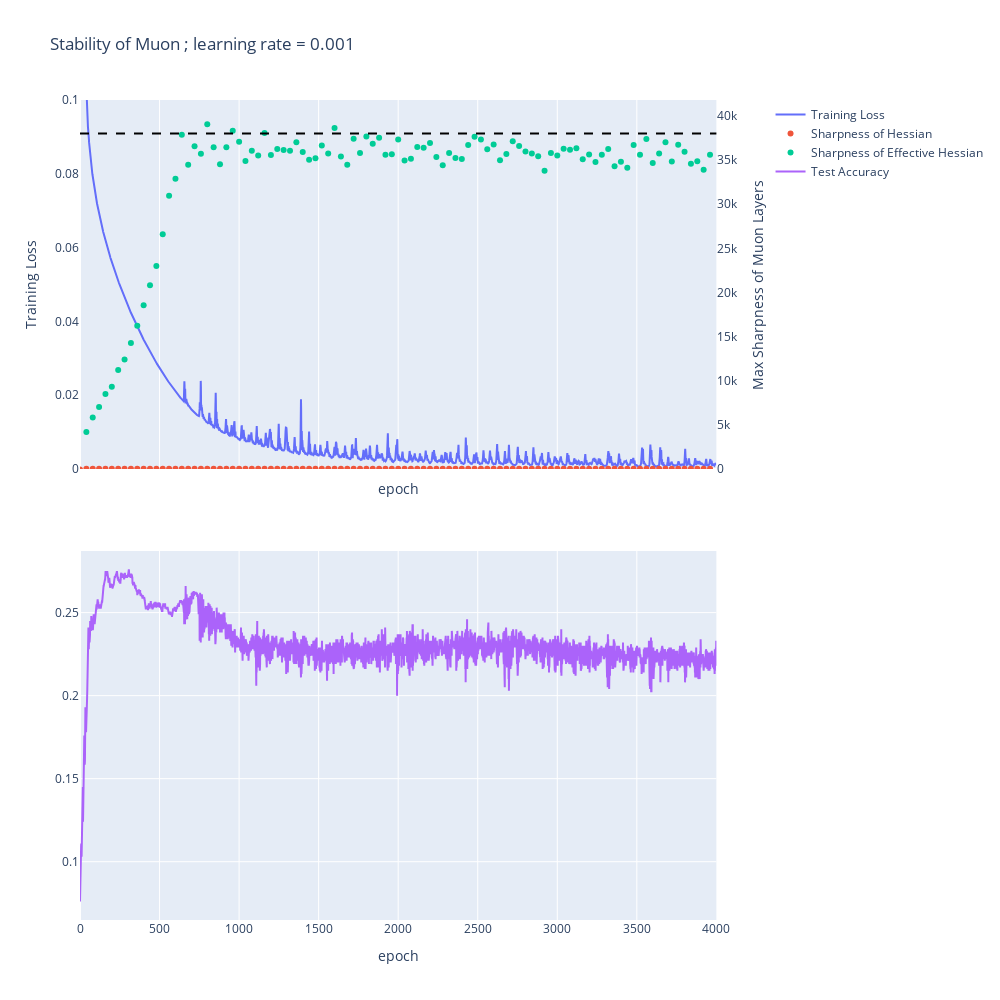

Here is the notebook cell this chart was saved with:
### Code cell
plot_output_data(md, out, model_id=2)

### Figure 1 — Plotly figure (JSON) as saved in the notebook; plotly's stock layout.template omitted (floating-point values rounded to 4 significant figures; data arrays with more than 128 entries replaced by an {"elided": "..."} marker saying what was removed)
{"data": [{"line": {"width": 2}, "name": "Training Loss", "type": "scatter", "x": {"elided": "4000 int values"}, "xaxis": "x", "y": {"elided": "4000 float values"}, "yaxis": "y"}, {"line": {"width": 2}, "mode": "markers", "name": "Sharpness of Hessian", "type": "scatter", "x": {"elided": "4000 int values"}, "xaxis": "x", "y": {"elided": "4000 float values"}, "yaxis": "y2"}, {"line": {"width": 2}, "mode": "markers", "name": "Sharpness of Effective Hessian", "type": "scatter", "x": {"elided": "4000 int values"}, "xaxis": "x", "y": {"elided": "4000 float values"}, "yaxis": "y2"}, {"line": {"width": 2}, "name": "Test Accuracy", "type": "scatter", "x": {"elided": "4000 int values"}, "xaxis": "x2", "y": {"elided": "4000 float values"}, "yaxis": "y3"}], "layout": {"height": 1000, "shapes": [{"line": {"color": "black", "dash": "dash"}, "type": "line", "x0": 0, "x1": 1, "xref": "x domain", "y0": 38000.0, "y1": 38000.0, "yref": "y2"}], "title": {"text": "Stability of Muon ; learning rate = 0.001"}, "width": 1000, "xaxis": {"anchor": "y", "domain": [0, 0.94], "matches": "x2", "range": [0, 4000], "showticklabels": false, "title": {"text": "epoch"}}, "xaxis2": {"anchor": "y3", "domain": [0, 0.94], "range": [0, 4000], "title": {"text": "epoch"}}, "yaxis": {"anchor": "x", "domain": [0.55, 1], "range": [0, 0.1], "showgrid": false, "title": {"text": "Training Loss"}}, "yaxis2": {"anchor": "x", "overlaying": "y", "range": [0, 41800.0], "showgrid": false, "side": "right", "title": {"text": "Max Sharpness of Muon Layers"}}, "yaxis3": {"anchor": "x2", "domain": [0, 0.45]}, "yaxis4": {"anchor": "x2", "overlaying": "y3", "side": "right"}}}
